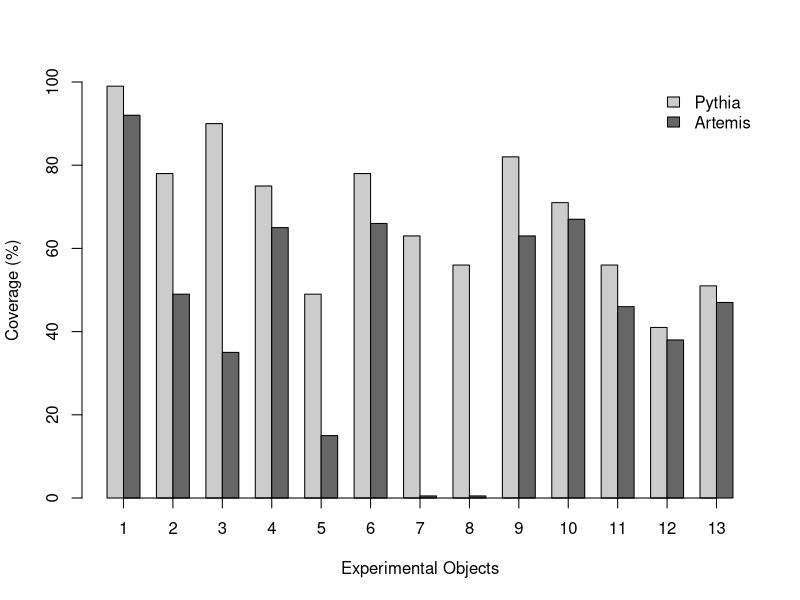

Generate this figure with R:
pythia <- read.csv(file="../data/pythia.txt", header=T)
artemis <- read.csv(file="../data/artemis.txt", header=T)

pdf("barplot_coverage.pdf")

x <- pythia$AppId
pythiaY<-pythia$Coverage
artemisY<-artemis$Coverage

height <- rbind(pythiaY, artemisY)


colors <- grey.colors(2, start = 0.8, end = 0.4, gamma = 2.2)

mp <- barplot(height, beside = TRUE, 
ylim = c(0, 100), ylab="Coverage (%)", xlab="Experimental Objects", col=colors)



myaxis <- c(2, 5, 8, 11, 14, 17, 20, 23, 26, 29, 32, 35, 38)
myaxislab <- c(1, 2, 3, 4, 5, 6, 7, 8, 9, 10, 11, 12, 13)  

labels <- c('Pythia', 'Artemis')
#inset <- c(0.1, 0.1)
axis(1, at = myaxis, labels = myaxislab, cex.axis = 1)
legend("topright", labels, fill=colors, bty="n")
dev.off()